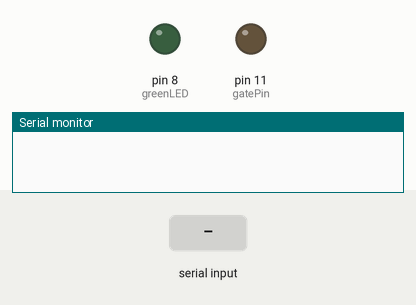
Bench run of a sketch on a simulated Arduino Uno, built with avr-gcc and run on an emulated ATmega328P. Parts: output pins drawn as LEDs (lit = HIGH), the last lines printed to the serial monitor. The inputs (shaded band) are chosen by the test bench.

Above: at 1.2 s.
1.3 s: "1\n" received over Serial
At 2.6 s:
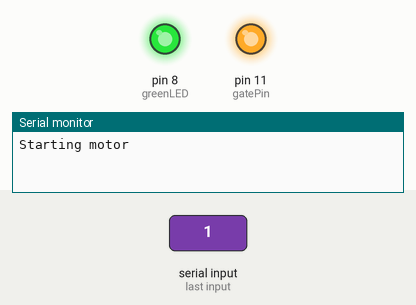
4.3 s: "2\n" received over Serial
5.9 s: "3\n" received over Serial
Timing chart, 0 to 8.9 s (numbered marks = the images above; inputs shaded):
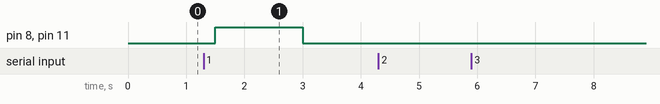

Measured:
- after the input at 1.3 s, pin 8 (greenLED), pin 11 (gatePin): LOW → HIGH after 0.20 s, → LOW 1.5 s later

The sketch:

Watering.ino
```cpp
#include <CapacitiveSensor.h>

const int gatePin = 11;
const int tempPin = A0;
const int lightPin = A1;
const int greenLED = 8;
int command, tempVal, outputValue;
float fTempVal;
bool motorOn = false;
CapacitiveSensor capSensor = CapacitiveSensor(4, 2);

void setup() {
  Serial.begin(9600);
  pinMode(gatePin, OUTPUT);
  pinMode(tempPin, INPUT);
  pinMode(lightPin, INPUT);
  pinMode(greenLED, OUTPUT);
}

void loop() {
  if (Serial.available()) {
    command = Serial.parseInt();
    switch (command) {
      case 0:
        Serial.println("Stopping motor");
        digitalWrite(gatePin, LOW);
        motorOn = false;
        digitalWrite(greenLED, LOW);
      break;
      case 1:
        Serial.println("Starting motor");
        startMotor();
      break;
      case 2:
        readTemp();
      break;
      case 3:
        readLight();
      break;
      case 4:
        readCap();
      break;
      case 5:
        readTempOld();
      break;
    }
  }
  delay(500);
}

void startMotor() {
  digitalWrite(greenLED, HIGH);
  motorOn = true;
  /*outputValue = 0;
  while (outputValue < 256) {
    analogWrite(gatePin, outputValue);
    outputValue++;
    delay(10);
  }*/
  digitalWrite(gatePin, HIGH);
}

void readTemp() {
  tempVal = analogRead(tempPin);
  Serial.print("Temperature: ");
  Serial.println(map(tempVal, 0, 1023, -50, 450));
}

void readTempOld() {
  fTempVal = analogRead(tempPin);
  fTempVal = (fTempVal / 1024.0) * 5.0;
  fTempVal = (fTempVal - .5) * 100;
  Serial.print("Old temperature: ");
  Serial.println(fTempVal);
}

void readLight() {
  tempVal = analogRead(lightPin);
  Serial.print("Light: ");
  Serial.println(tempVal);
}

void readCap() {
  tempVal = capSensor.capacitiveSensorRaw(30);
  Serial.print("Cap value: ");
  Serial.println(tempVal);
}
```
